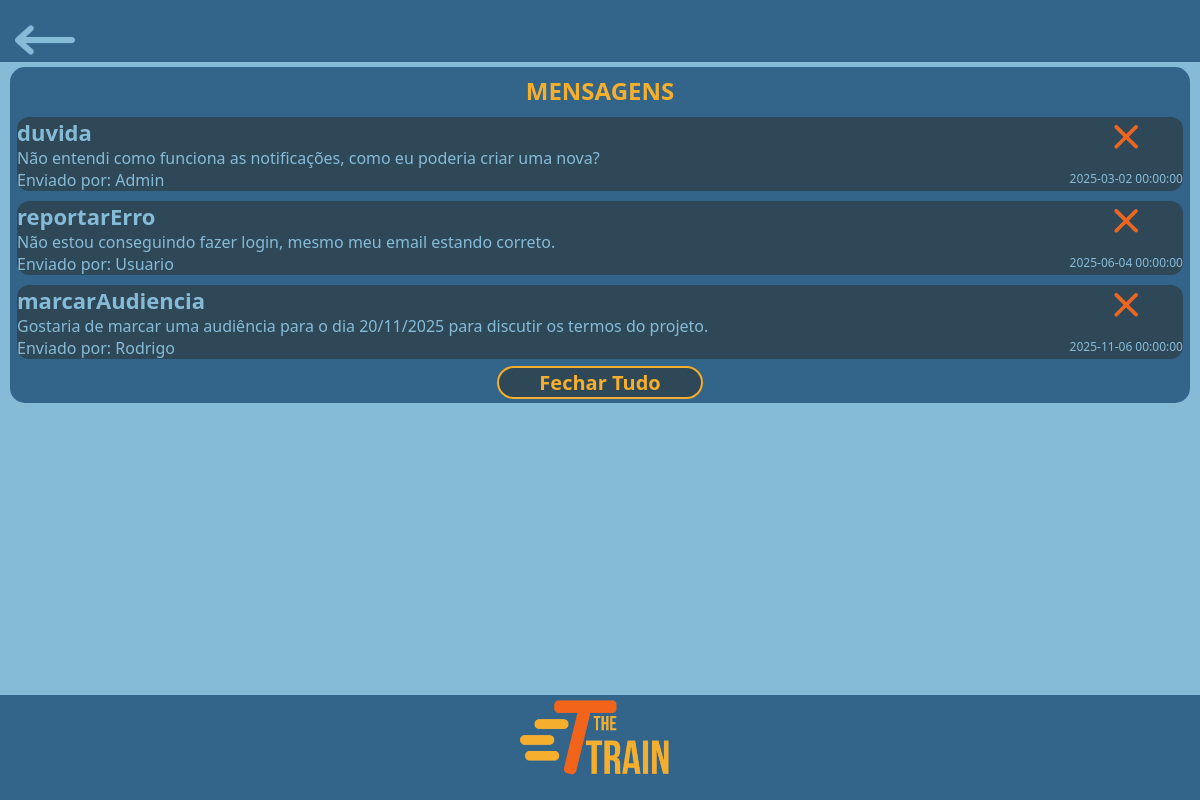
Page /private/admin/config/verMensagens.php (signed in) on the earlier database version.
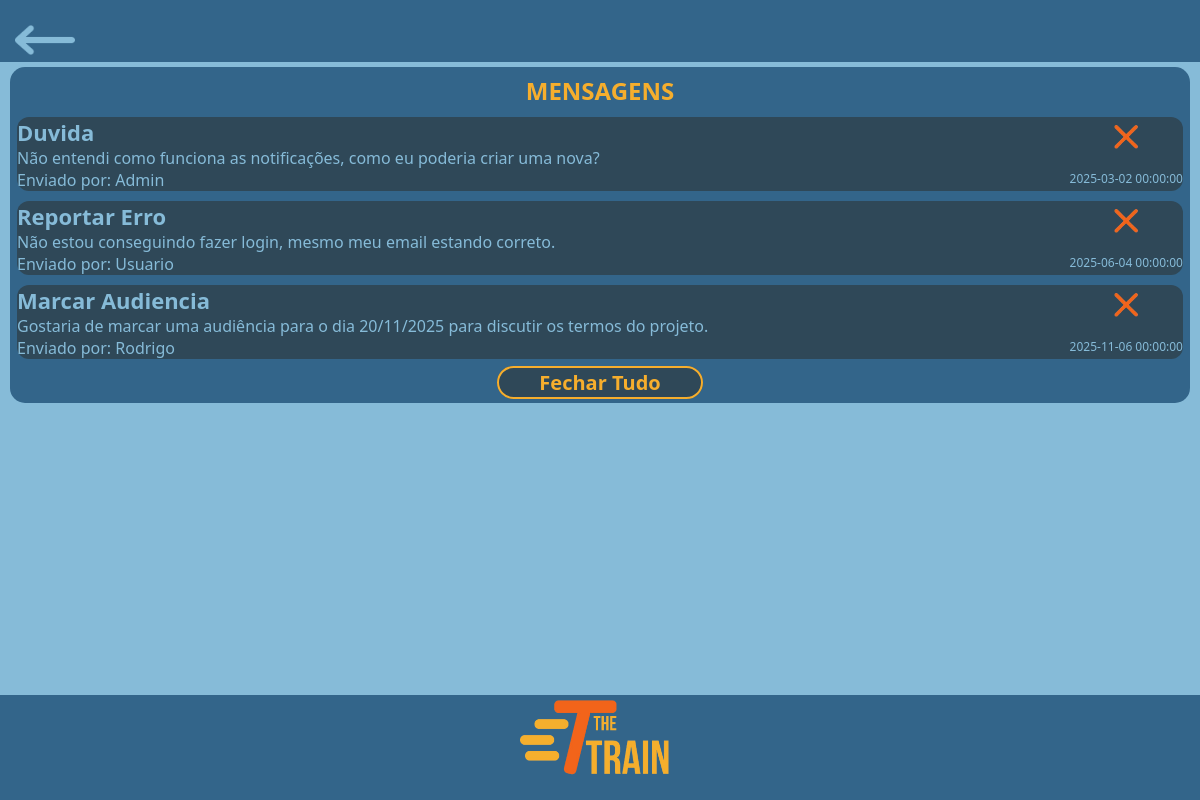
Same page on the later database version.
### tables this page shows
CREATE TABLE mensagens(
    id INT AUTO_INCREMENT PRIMARY KEY,
    tipo ENUM('Duvida', 'Reportar Erro', 'Marcar Audiencia') NOT NULL,
    id_remetente INT NOT NULL,
    id_destinatario INT NOT NULL,
    conteudo TEXT NOT NULL,
    data_envio TIMESTAMP DEFAULT CURRENT_TIMESTAMP,
    FOREIGN KEY (id_remetente) REFERENCES usuarios(id) ON DELETE CASCADE,
    FOREIGN KEY (id_destinatario) REFERENCES usuarios(id) ON DELETE CASCADE
);

CREATE TABLE usuarios(
	id INT AUTO_INCREMENT NOT NULL PRIMARY KEY,
    cargo ENUM('Administrador', 'Mecânico', 'Faxineiro', 'Supervisor', 'Operário', 'Piloto') NOT NULL,
    salario DECIMAL(10, 2) NOT NULL,
    genero ENUM('Feminino', 'Masculino', 'Prefiro não dizer', 'Outro') NOT NULL,
    dataNascimento DATE NOT NULL,
    senha VARCHAR(255) NOT NULL,
    email VARCHAR(255) NOT NULL,
    nome VARCHAR(120) NOT NULL,
    cpf VARCHAR(11) UNIQUE NOT NULL,
    tipo ENUM('admin', 'funcionario') NOT NULL,
    cep VARCHAR(8) NOT NULL,
    rua VARCHAR(255),
    cidade VARCHAR(255),
    estado VARCHAR(255),
    numero INT,
    imagemPerfil VARCHAR(120) NULL
);

### private/admin/config/verMensagens.php (the view, shortened to what this page needs)
<?php
include '../../conexao/conexao.php';
$id = $_SESSION['user_id'];
$sqlMensagens = "SELECT mensagens.id, mensagens.id_remetente, mensagens.tipo, mensagens.id_destinatario, mensagens.conteudo, mensagens.data_envio, usuarios.nome AS nome_remetente FROM mensagens INNER JOIN usuarios ON mensagens.id_remetente = usuarios.id WHERE mensagens.id_destinatario = $id";
$reultMensagens = $conn->query($sqlMensagens);
?>
<html lang="pt-br">
<head>
    <link rel="stylesheet" href="../../../style/style.css">
</head>
<body>
    <header class="headerAzulVoltar">
        <a href="configAdmin.php"><img src="../../../assets/icons/header/setaEsquerda.png" alt="Seta"></a>
    </header>
    <section class="secaoInfo">
            <div class="textoCentral"><h2>MENSAGENS</h2></div>
            <div id="areaAlertas">
            <?php
            if($reultMensagens->num_rows > 0){
              while ($row = $reultMensagens->fetch_assoc()){
                $nomeTipo = $row['tipo'];
                $conteudo = $row['conteudo'];
                $data = $row['data_envio'];
                $idMensagem = $row['id'];
                $nomeRemetente = $row['nome_remetente'];
                echo "<div class='alerta'>
                <div class='textoEsquerda'>
                    <p class='mensagemPrincipal margin-0'>" . $nomeTipo . "</p>
                    <p class='mensagemSecundaria margin-0'>$conteudo</p>
                    <p class='mensagemSecundaria margin-0'>Enviado por: $nomeRemetente</p>
                </div>
                <div class='finalAlerta'>
                    <a href='fecharMensagem.php?ida=$idMensagem'><img src='../../../assets/icons/alertas/fecharIcone.png'></a>
                    <p id='horarioEnvio' class='data_envio' >$data</p>
                </div>
                ";
                echo "</div>";
            }
            }else{
                echo "<div id='semAlertas'>Não há mensagens.</div>";
            }
            ?>
            </div>
            <a href="fecharTodasMensagens.php" class="botaoAmarelo">Fechar Tudo</a>
        </section>
    <footer class="footerAzulLogo">
        <img src="../../../assets/logos/logoCompleta.png" alt="Logo">
    </footer>
</body>
</html>

### style/style.css (style rules this page uses)
:root { --corAzulNormal: #33658a; --corAzulEscuro: #2f4858; --corAmarelo: #f6ae2d; --corAzulClaro: #86bbd8; --fonte-Segoe: 'Segoe UI', Tahoma, Geneva, Verdana, sans-serif; --fonte-OpenSans: OpenSans, Arial, Helvetica, sans-serif; --corLaranja: #f26419; }
.textoCentral { text-align: center; }
.textoEsquerda { text-align: left; }
.margin-0 { margin: 0; }
body { background-color: var(--corAzulClaro); margin: 0; min-height: 100vh; font-family: var(--fonte-Segoe); }
.headerAzulVoltar { padding: 25px 15px 7px 15px; background-color: var(--corAzulNormal); }
.headerAzulVoltar img { height: 30px; }
.footerAzulArredondado, .footerAzulLogo { background-color: var(--corAzulNormal); position: fixed; width: 100%; bottom: 0; display: flex; justify-content: center; align-items: center; }
.footerAzulLogo { padding-top: 5px; }
.footerAzulLogo img { height: 100px; }
.secaoInfo { background-color: var(--corAzulNormal); border-radius: 15px; margin: 5px 10px; padding: 7px; text-align: center; }
.secaoInfo h2 { color: var(--corAmarelo); margin: 0 0 10px 0; }
.botaoAmarelo { text-decoration: none; color: var(--corAmarelo); font-weight: bold; background-color: var(--corAzulEscuro); font-size: 20px; padding: 1px 40px; border: solid 2px var(--corAmarelo); border-radius: 20px; cursor: pointer; }
.alerta { display: flex; background-color: var(--corAzulEscuro); border-radius: 12px; color: var(--corAzulClaro); margin: 10px 0; }
.alerta img { width: 50px; height: 50px; margin: 5px 10px; }
.finalAlerta { margin-left: auto; }
.finalAlerta a { border: none; background-color: transparent; cursor: pointer; }
.finalAlerta a img { height: 30px; width: 30px; }
.finalAlerta p { margin: 0; height: 30px; align-content: end; }
.mensagemPrincipal { font-size: 22px; font-weight: 700; }
.mensagemSecundaria { word-break: break-word; }
#horarioEnvio { font-size: 12px; word-break: break-word; }

Differences in the rows shown:
changed mensagens "Não entendi como funciona as notificações, como eu poderia criar uma nova?": tipo "duvida" → "Duvida"
changed mensagens "Não estou conseguindo fazer login, mesmo meu email estando correto.": tipo "reportarErro" → "Reportar Erro"
changed mensagens "Rodrigo": tipo "marcarAudiencia" → "Marcar Audiencia"
